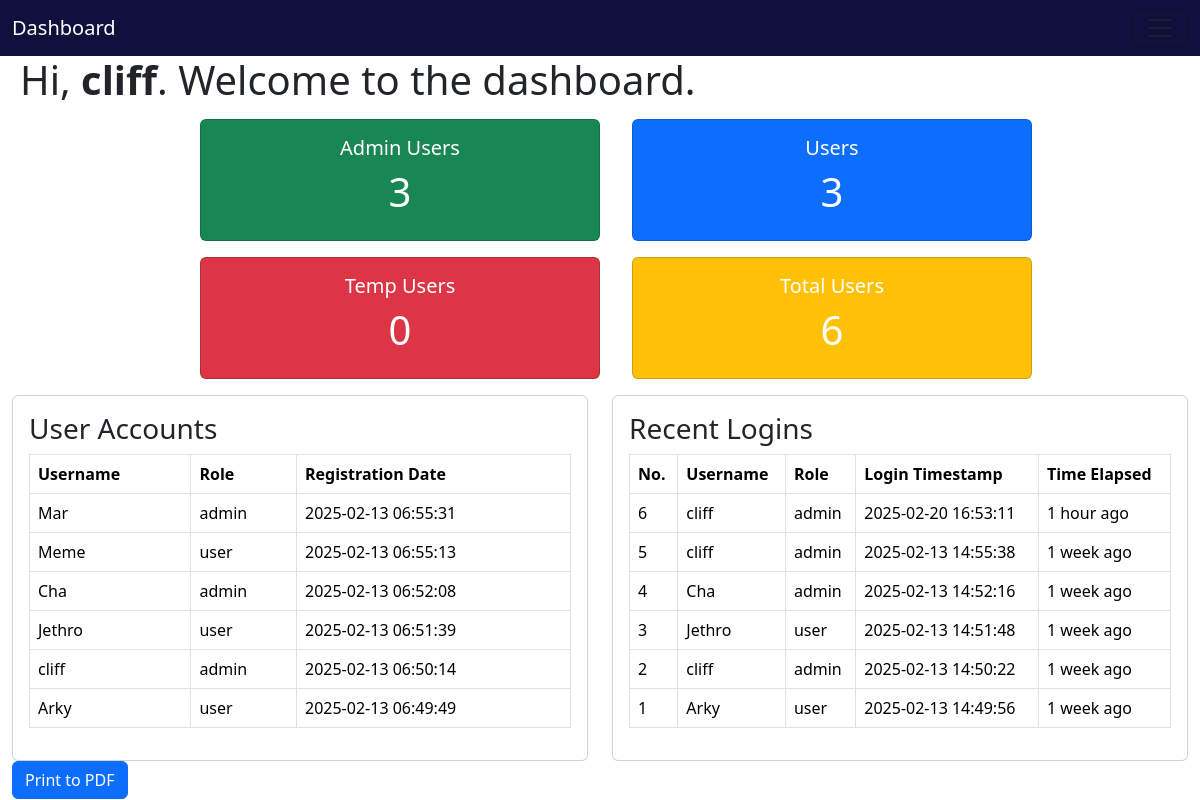
Page /admin/dashboard.php (signed in) on the committed database.
### tables this page shows
CREATE TABLE `users` (
  `id` int(11) NOT NULL,
  `username` varchar(50) NOT NULL,
  `password` varchar(255) NOT NULL,
  `user_type` enum('admin','user') NOT NULL DEFAULT 'user',
  `last_login` datetime DEFAULT NULL,
  `created_at` timestamp NOT NULL DEFAULT CURRENT_TIMESTAMP
);

### admin/dashboard.php (the view, shortened to what this page needs)
<?php
require_once "../db/db_con.php";
function getUserStatistics($pdo) {
    $stats = [
        "admin" => 0,
        "user" => 0,
        "temp-user" => 0,
        "total" => 0
    ];
    $sql = "SELECT user_type, COUNT(*) as count FROM users GROUP BY user_type";
    if ($stmt = $pdo->prepare($sql)) {
        if ($stmt->execute()) {
            while ($row = $stmt->fetch(PDO::FETCH_ASSOC)) {
                $stats[$row["user_type"]] = $row["count"];
            }
        }
    }
    $stats["total"] = array_sum($stats);
    return $stats;
}
$userStats = getUserStatistics($pdo);
$userAccounts = [];
$sql = "SELECT username, user_type, created_at FROM users ORDER BY created_at DESC";
if ($stmt = $pdo->prepare($sql)) {
    if ($stmt->execute()) {
        $userAccounts = $stmt->fetchAll(PDO::FETCH_ASSOC);
    }
}
$recentLogins = [];
$sql = "SELECT l.login_id, u.username, u.user_type, l.login_time FROM login_logs l JOIN users u ON l.user_id = u.id ORDER BY l.login_time DESC LIMIT 10";
if ($stmt = $pdo->prepare($sql)) {
    if ($stmt->execute()) {
        $recentLogins = $stmt->fetchAll(PDO::FETCH_ASSOC);
    }
}
?>
<!DOCTYPE html>
<html lang="en">
<head>
    <link href="https://cdn.jsdelivr.net/npm/bootstrap@5.3.3/dist/css/bootstrap.min.css" rel="stylesheet">
</head>
<body>
<nav class="navbar" style="background-color: rgba(1, 1, 49, 0.938);">
        <div class="container-fluid">
          <a class="navbar-brand text-white"href="#">Dashboard</a>
          <button class="navbar-toggler" type="button" data-bs-toggle="collapse" data-bs-target="#navbarSupportedContent" aria-controls="navbarSupportedContent" aria-expanded="false" aria-label="Toggle navigation">
            <span class="navbar-toggler-icon"></span>
          </button>
        </div>
      </nav>
    <h1 style="margin-left:20px">Hi, <b><?php echo htmlspecialchars($_SESSION["username"]); ?></b>. Welcome to the dashboard.</h1>
<div id="dashboardContent">
    <div class="flex-container">
        <div class="card text-bg-success mb-3">
            <div class="card-body">
                <h5 class="card-title">Admin Users</h5>
                <h1 id="totalAdmins"><?php echo $userStats['admin']; ?></h1>
            </div>
        </div>
        <div class="card text-bg-primary mb-3">
            <div class="card-body">
                <h5 class="card-title">Users</h5>
                <h1 id="totalUsers"><?php echo $userStats['user']; ?></h1>
            </div>
        </div>
        <div class="card text-bg-danger text-white mb-3">
            <div class="card-body">
                <h5 class="card-title">Temp Users</h5>
                <h1 id="totalTempUsers"><?php echo $userStats['temp-user']; ?></h1>
            </div>
        </div>
        <div class="card text-bg-warning text-white mb-3">
            <div class="card-body">
                <h5 class="card-title">Total Users</h5>
                <h1 id="totalAllUsers"><?php echo $userStats['total']; ?></h1>
            </div>
        </div>
    </div>
    <div class="container-fluid">
        <div class="row">
            <div class="col">
                <div class="card">
                    <div class="card-body">
                        <h3>User Accounts</h3>
                        <table id="userAccounts" class="table table-bordered">
                            <thead>
                                <tr>
                                    <th>Username</th>
                                    <th>Role</th>
                                    <th>Registration Date</th>
                                </tr>
                            </thead>
                            <tbody>
                                <?php foreach ($userAccounts as $user): ?>
                                <tr>
                                    <td><?php echo htmlspecialchars($user['username']); ?></td>
                                    <td><?php echo htmlspecialchars($user['user_type']); ?></td>
                                    <td><?php echo date("Y-m-d H:i:s", strtotime($user['created_at'])); ?></td>
                                </tr>
                                <?php endforeach; ?>
                            </tbody>
                        </table>
                    </div>
                </div>
            </div>
            <div class="col">
                <div class="card">
                    <div class="card-body">
                        <h3>Recent Logins</h3>
                        <table id="recentLogin" class="table table-bordered">
                            <thead>
                                <tr>
                                    <th>No.</th>
                                    <th>Username</th>
                                    <th>Role</th>
                                    <th>Login Timestamp</th>
                                    <th>Time Elapsed</th>
                                </tr>
                            </thead>
                            <tbody>
                                <?php foreach ($recentLogins as $login): ?>
                                <tr data-login-time="<?php echo htmlspecialchars($login['login_time']); ?>">
                                    <td><?php echo htmlspecialchars($login['login_id']); ?></td>
                                    <td><?php echo htmlspecialchars($login['username']); ?></td>
                                    <td><?php echo htmlspecialchars($login['user_type']); ?></td>
                                    <td><?php echo date("Y-m-d H:i:s", strtotime($login['login_time'])); ?></td>
                                    <td class="time-elapsed"></td>
                                </tr>
                                <?php endforeach; ?>
                            </tbody>
                        </table>
                    </div>
                </div>
            </div>
        </div>
        <button class="btn btn-primary" onclick="printToPDF()">Print to PDF</button>
    </div>
</div>
</body>
</html>

### admin/dashboard.php (style rules this page uses)
.flex-container { display: flex; flex-direction: wrap; flex-wrap: wrap; justify-content: center; margin-top: 15px; }
.flex-container > div { background-color: #f1f1f1; width: 400px; margin-left: 2rem; text-align: center; }

### rows in the picture
users: username "Mar", user_type "admin", created_at "2025-02-13 06:55:31"
users: username "Meme", user_type "user", created_at "2025-02-13 06:55:13"
users: username "Cha", user_type "admin", created_at "2025-02-13 06:52:08"
users: username "Jethro", user_type "user", created_at "2025-02-13 06:51:39"
users: username "cliff", user_type "admin", created_at "2025-02-13 06:50:14"
users: username "Arky", user_type "user", created_at "2025-02-13 06:49:49"

### other values in the picture
$_SESSION["username"] "cliff"
$userStats['admin'] "3"
$userStats['user'] "3"
$userStats['temp-user'] "0"
$userStats['total'] "6"
$login['login_id'] "6"
$login['username'] "cliff"
$login['user_type'] "admin"
date("Y-m-d H:i:s", strtotime($login['login_time'])) "2025-02-20 16:53:11"
$login['login_id'] "5"
date("Y-m-d H:i:s", strtotime($login['login_time'])) "2025-02-13 14:55:38"
$login['login_id'] "4"
$login['username'] "Cha"
date("Y-m-d H:i:s", strtotime($login['login_time'])) "2025-02-13 14:52:16"
$login['login_id'] "3"
